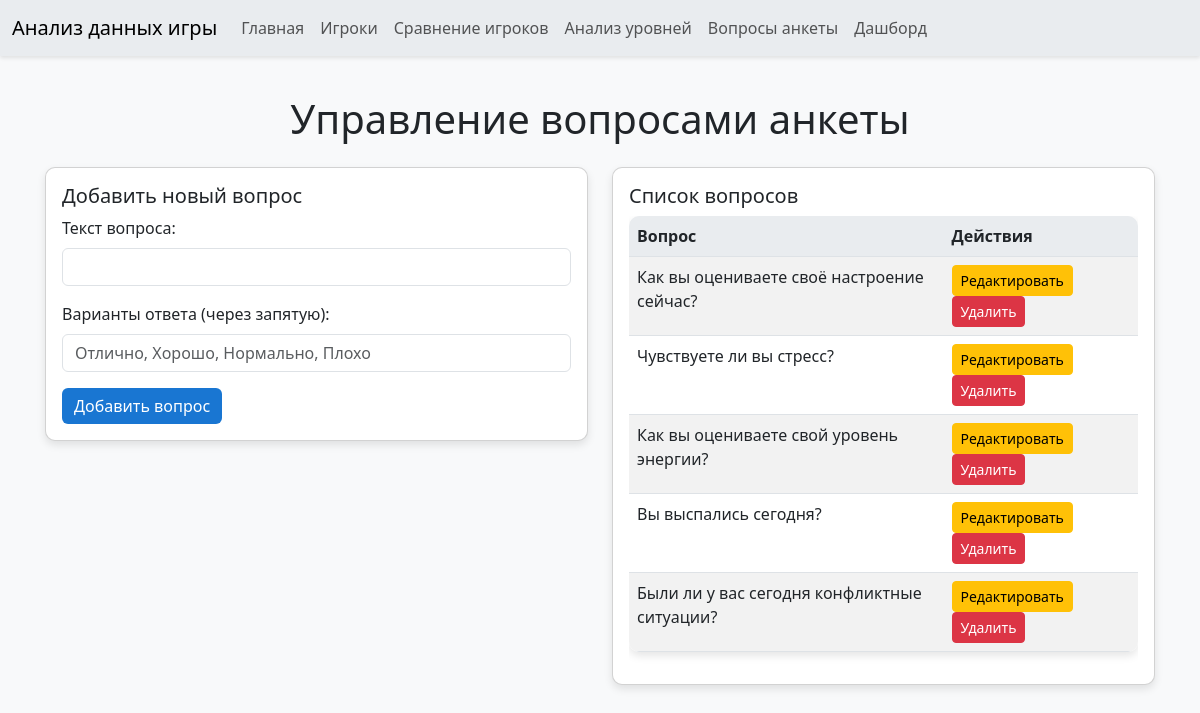
Screenshot of /questions with the database file from the repository.
### tables this page shows
CREATE TABLE questions (
        question_id INTEGER PRIMARY KEY AUTOINCREMENT,
        question_text TEXT NOT NULL
    );

### analis.py (the view)
@app.route('/questions')
def questions_management():
    conn = get_db_connection()
    questions = conn.execute('SELECT * FROM questions ORDER BY question_id').fetchall()
    conn.close()
    return render_template('question_management.html', questions=questions)

### analis.py (called while the page is built)
def get_db_connection():
    conn = sqlite3.connect('game_diagnostics.db')
    conn.row_factory = sqlite3.Row
    return conn

### templates/question_management.html
{% extends "base.html" %}
{% block content %}
    <h1 class="text-center mb-4">Управление вопросами анкеты</h1>
    <div class="row">
        <div class="col-md-6">
            <div class="card mb-3">
                <div class="card-body">
                    <h5 class="card-title">Добавить новый вопрос</h5>
                    <form method="POST" action="/add_question">
                        <div class="mb-3">
                            <label for="question_text" class="form-label">Текст вопроса:</label>
                            <input type="text" name="question_text" id="question_text" class="form-control" required>
                        </div>
                        <div class="mb-3">
                            <label for="answer_options" class="form-label">Варианты ответа (через запятую):</label>
                            <input type="text" name="answer_options" id="answer_options" class="form-control" placeholder="Отлично, Хорошо, Нормально, Плохо" required>
                        </div>
                        <button type="submit" class="btn btn-primary">Добавить вопрос</button>
                    </form>
                </div>
            </div>
        </div>
        <div class="col-md-6">
            <div class="card mb-3">
                <div class="card-body">
                    <h5 class="card-title">Список вопросов</h5>
                    {% if questions %}
                        <div class="table-responsive">
                            <table class="table table-striped">
                                <thead>
                                    <tr>
                                        <th>Вопрос</th>
                                        <th>Действия</th>
                                    </tr>
                                </thead>
                                <tbody>
                                    {% for question in questions %}
                                    <tr>
                                        <td>{{ question['question_text'] }}</td>
                                        <td>
                                            <a href="/edit_question/{{ question['question_id'] }}" class="btn btn-sm btn-warning">Редактировать</a>
                                            <a href="/delete_question/{{ question['question_id'] }}" class="btn btn-sm btn-danger" onclick="return confirm('Вы уверены, что хотите удалить этот вопрос?')">Удалить</a>
                                        </td>
                                    </tr>
                                    {% endfor %}
                                </tbody>
                            </table>
                        </div>
                    {% else %}
                        <p>Вопросы отсутствуют.</p>
                    {% endif %}
                </div>
            </div>
        </div>
    </div>
{% endblock %}

### templates/base.html (shortened to what this page needs)
<!DOCTYPE html>
<html lang="ru">
<head>
    <link href="https://cdn.jsdelivr.net/npm/bootstrap@5.3.0/dist/css/bootstrap.min.css" rel="stylesheet">
    <link rel="stylesheet" href="{{ url_for('static', filename='css/styles.css') }}">
</head>
<body>
    <nav class="navbar navbar-expand-lg navbar-light bg-light">
        <div class="container-fluid">
            <a class="navbar-brand" href="/">Анализ данных игры</a>
            <div class="collapse navbar-collapse" id="navbarNav">
                <ul class="navbar-nav">
                    <li class="nav-item">
                        <a class="nav-link" href="/">Главная</a>
                    </li>
                    <li class="nav-item">
                        <a class="nav-link" href="/players">Игроки</a>
                    </li>
                    <li class="nav-item">
                        <a class="nav-link" href="/compare">Сравнение игроков</a>
                    </li>
                    <li class="nav-item">
                        <a class="nav-link" href="/levels">Анализ уровней</a>
                    </li>
                    <li class="nav-item">
    <a class="nav-link" href="/questions">Вопросы анкеты</a>
</li>
                    <li class="nav-item">
    <a class="nav-link" href="{{ url_for('dashboard') }}">Дашборд</a>
</li>
                </ul>
            </div>
        </div>
    </nav>
    <div class="container mt-4">
        {% block content %}
        {% endblock %}
    </div>
</body>
</html>

### static/css/styles.css (style rules this page uses)
body { background-color: #f8f9fa; }
.card { border-radius: 10px; box-shadow: 0 4px 8px rgba(0, 0, 0, 0.1); }
.table { background-color: white; border-radius: 10px; overflow: hidden; box-shadow: 0 4px 8px rgba(0, 0, 0, 0.1); }
.table th { background-color: #e9ecef; }
.navbar { background-color: #e9ecef !important; box-shadow: 0 2px 4px rgba(0, 0, 0, 0.1); }
.btn-primary { background-color: #1976D2; border: none; }

### templates/base.html (style rules this page uses)
body { margin: 0; padding: 0; overflow-x: hidden; }
.container { padding: 15px; }

### rows the page displays
questions: question_text "Как вы оцениваете своё настроение сейчас?"
questions: question_text "Чувствуете ли вы стресс?"
questions: question_text "Как вы оцениваете свой уровень энергии?"
questions: question_text "Вы выспались сегодня?"
questions: question_text "Были ли у вас сегодня конфликтные ситуации?"
